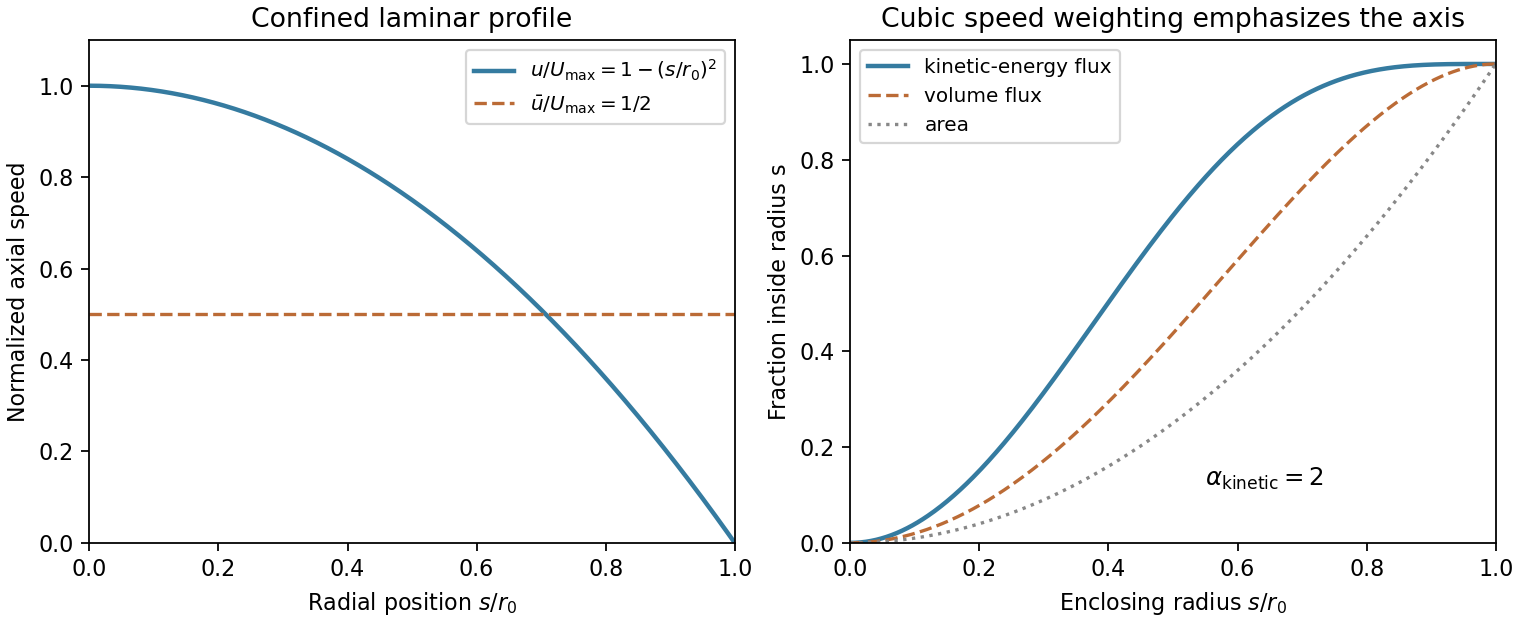

Write the Python code that produced this figure.
"""Original explanatory plot. Tested with Python 3.14, numpy and matplotlib; PNG output goes to the current directory."""
import numpy as np
import matplotlib
matplotlib.use("Agg")
import matplotlib.pyplot as plt
from matplotlib.patches import Rectangle
plt.rcParams.update({"font.size":10,"figure.facecolor":"white","axes.facecolor":"white","savefig.facecolor":"white"})
fig,axs=plt.subplots(1,2,figsize=(9.5,3.9),layout='constrained');s=np.linspace(0,1,500)
a=axs[0];a.plot(s,1-s*s,color='#357ba0',lw=2,label=r'$u/U_{\max}=1-(s/r_0)^2$');a.axhline(.5,ls='--',color='#bb6b36',label=r'$\bar{u}/U_{\max}=1/2$');a.set(xlim=(0,1),ylim=(0,1.1),xlabel=r'Radial position $s/r_0$',ylabel='Normalized axial speed',title='Confined laminar profile');a.legend(fontsize=9)
a=axs[1];a.plot(s,1-(1-s*s)**4,color='#357ba0',lw=2,label='kinetic-energy flux');a.plot(s,1-(1-s*s)**2,color='#bb6b36',ls='--',label='volume flux');a.plot(s,s*s,color='#888',ls=':',label='area');a.set(xlim=(0,1),ylim=(0,1.05),xlabel=r'Enclosing radius $s/r_0$',ylabel='Fraction inside radius s',title='Cubic speed weighting emphasizes the axis');a.legend(fontsize=9);a.text(.55,.12,r'$\alpha_{\rm kinetic}=2$',fontsize=11)
fig.savefig('paper-1-jet-profile.png',dpi=160);plt.close(fig)
